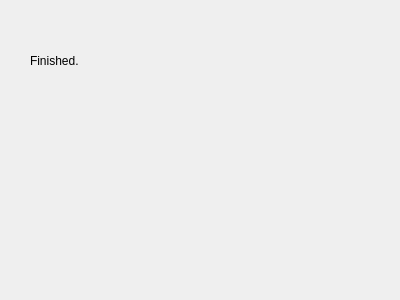
<?xml version="1.0" encoding="UTF-8"?>
<ui version="4.0">
 <class>PrepareFinalPage</class>
 <widget class="QWizardPage" name="PrepareFinalPage">
  <property name="geometry">
   <rect>
    <x>0</x>
    <y>0</y>
    <width>400</width>
    <height>300</height>
   </rect>
  </property>
  <property name="windowTitle">
   <string>WizardPage</string>
  </property>
  <widget class="QLabel" name="label">
   <property name="geometry">
    <rect>
     <x>30</x>
     <y>10</y>
     <width>131</width>
     <height>101</height>
    </rect>
   </property>
   <property name="text">
    <string>Finished.</string>
   </property>
  </widget>
 </widget>
 <resources/>
 <connections/>
</ui>
